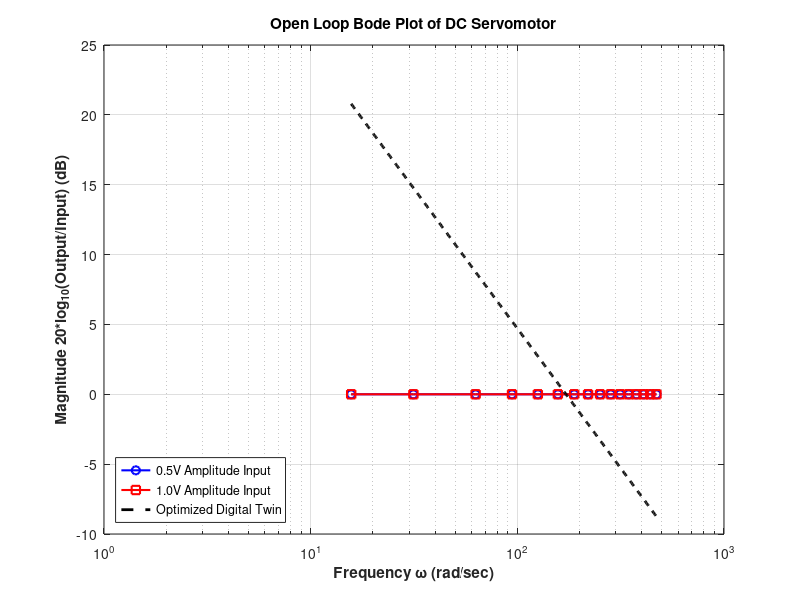

This chart was generated by the following MATLAB code: (Note: this script raises an error after producing the figure.)
%% Lab 5 - System Identification Batch Processor
clear; close all; clc;

% Define the Sweep Parameters 
test_amps  = [0.5, 1.0];
test_freqs = [2.5, 5.0, 10.0, 15.0, 20.0, 25.0, 30.0, 35.0, ...
              40.0, 45.0, 50.0, 55.0, 60.0, 65.0, 70.0, 75.0];

% High-pass Butterworth filter coefficients for Digital Twin
a = [1.000000000000000, -1.991114292201654, 0.991153595868935];
b = [0.995566972017647, -1.991133944035295, 0.995566972017647];

Fs = 1000;           % Hz (Sampling Frequency)
Tdelay = 1.071;        % Seconds to skip for filter transient

% Pre-allocate arrays to hold the final dB values for plotting
Mag_dB_05V = zeros(1, length(test_freqs));
Mag_dB_10V = zeros(1, length(test_freqs));

fprintf('Starting Batch Process...\n');

%% Process Every File Automatically
for a_idx = 1:length(test_amps)
    Amp_in = test_amps(a_idx);
    
    for f_idx = 1:length(test_freqs)
        Freq_in = test_freqs(f_idx);
        
        % Construct the filename
        fname = fullfile('test_run', sprintf('sweep_%.1fV_%.1fHz.txt', Amp_in, Freq_in));
        
        % Safety check
        if ~isfile(fname)
            warning('File %s not found! Skipping...', fname);
            continue;
        end
        
        % Read the data
        % Row 1 [Freq, Amp]. Row 2 to End is [Raw, Filtered]
        raw_data = readmatrix(fname);
        filt = raw_data(2:end, 2); % Grab all rows from row 2 downward, column 2
        
        % Slice the steady-state segment
        idx0 = floor(Tdelay * Fs) + 1;
        if idx0 > length(filt)
             warning('File %s is too short! Skipping...', fname);
             continue;
        end
        fseg = filt(idx0:end);
        
        % Mean subtraction and RMS calculation
        fseg0 = fseg - mean(fseg);
        Crms = sqrt(mean(fseg0.^2));
        
        % Calculate Amplitudes
        Camp = sqrt(2) * Crms;       % Output Peak Amplitude
        Out_PP = 2 * Camp;           % Output Peak-to-Peak (Requested by manual Table 1 & 2)
        In_PP  = 2 * Amp_in;         % Input Peak-to-Peak (Requested by manual Table 1 & 2)
        
        % Calculate Gain and dB
        Gain = Out_PP / In_PP;       % Ratio of output to input 
        Gain_dB = 20 * log10(Gain);  % Convert to dB
        
        % Store the result in the correct array for plotting
        if Amp_in == 0.5
            Mag_dB_05V(f_idx) = Gain_dB;
        elseif Amp_in == 1.0
            Mag_dB_10V(f_idx) = Gain_dB;
        end
        
        fprintf('Processed %s -> Gain: %.2f dB\n', fname, Gain_dB);
    end
end

%% 3. Generate the Bode Plot
% Convert frequencies from Hz to rad/sec for the X-axis
omega_rad_sec = test_freqs * 2 * pi;

figure('Name', 'DC Servomotor System Identification', 'Color', 'w');
% Plot 0.5V Sweep
semilogx(omega_rad_sec, Mag_dB_05V, 'bo-', 'LineWidth', 1.5, 'MarkerSize', 6, 'DisplayName', '0.5V Amplitude Input');
hold on;

% Plot 1.0V Sweep
semilogx(omega_rad_sec, Mag_dB_10V, 'rs-', 'LineWidth', 1.5, 'MarkerSize', 6, 'DisplayName', '1.0V Amplitude Input');

% Format the Plot
grid on;
xlabel('Frequency \omega (rad/sec)', 'FontWeight', 'bold');
ylabel('Magnitude 20*log_{10}(Output/Input) (dB)', 'FontWeight', 'bold');
title('Open Loop Bode Plot of DC Servomotor', 'FontWeight', 'bold');
legend('Location', 'southwest');

% Set X-limits to make it easy to read at omega = 1
xlim([1, 1000]);

%% Algorithmic Parameter Extraction 
fprintf('\n--- Running Non-Linear Optimization for System ID ---\n');

% Define the theoretical Magnitude equation (in dB)
mag_theory_db = @(Km,Tm,w) 20*log10( Km ./ (w .* sqrt(1 + (w.*Tm).^2)) );

% Use theortical Mg - Measurment Data -> get the cost function
cost_function = @(q) mean(( mag_theory_db(exp(q(1)), exp(q(2)), omega_rad_sec) - Mag_dB_05V ).^2);

initial_guess = log([100, 0.5]);

% Use fminsearch do alittle optimization
options = optimset('Display','off','TolX',1e-8,'TolFun',1e-8);
optimal_params = fminsearch(cost_function, initial_guess, options);

% Get the parameter
Km_opt = exp(optimal_params(1));
Tm_opt = exp(optimal_params(2));
final_mse = cost_function(optimal_params);
fprintf('Optimal Parameters Found: Km = %.2f, Tm = %.4f with an MSE of %.2f\n', ...
        Km_opt, Tm_opt, final_mse);

%% Validation 
omega_smooth = logspace(log10(min(omega_rad_sec)), log10(max(omega_rad_sec)), 500);
Mag_dB_smooth = mag_theory_db(Km_opt, Tm_opt, omega_smooth);

% Overlay the optimized theoretical curve onto your existing experimental Bode plot
hold on;
plot(omega_smooth, Mag_dB_smooth, 'k--', 'LineWidth', 2, 'DisplayName', 'Optimized Digital Twin');
legend('Location', 'southwest');

%% Time-Domain Validation
fprintf('\n--- Generating Time-Domain Validation ---\n');

% Build the Transferfunction
% The manual defines H(s) = Km / (s * (Tm*s + 1)) which expands to:
% H(s) = Km / (Tm*s^2 + s + 0)
numerator = Km_opt;
denominator = [Tm_opt, 1, 0];
sys_motor = tf(numerator, denominator);

% Maybe change to a different frequncy, this is kind of the worst frequency you can choose
f_test = 2.5;                % Hz
Amp_test = 0.5;              % Volts
t_sim = 0 : (1/Fs) : 10;     % 10 seconds of simulated time at 1000 Hz
u_sim = Amp_test * sin(2 * pi * f_test * t_sim); % Virtual voltage command

% Run
[y_sim_raw, t_sim] = lsim(sys_motor, u_sim, t_sim);

% You wanna filter the virtual data (Like Apple to Apple)
y_sim_filt = filter(b, a, y_sim_raw);

% Do the actual comparison with the physical hardware
fname_val = fullfile('test_run', sprintf('sweep_%.1fV_%.1fHz.txt', Amp_test, f_test));

raw_val_data = readmatrix(fname_val);
filt_hardware = raw_val_data(2:end, 2); 
t_hardware = (0:length(filt_hardware)-1) / Fs;

% Align SS data - skip transient
idx0 = floor(Tdelay * Fs) + 1; 

t_plot = t_hardware(idx0:end);
hardware_plot = filt_hardware(idx0:end);
sim_plot = y_sim_filt(idx0:length(t_hardware)); 

% Plot
figure('Name', 'Digital Twin Validation', 'Color', 'w');
plot(t_plot, hardware_plot, 'r', 'LineWidth', 2, 'DisplayName', 'Physical Hardware Data');
hold on;
plot(t_plot, sim_plot, 'k--', 'LineWidth', 2, 'DisplayName', 'Digital Twin Simulation');
grid on;
xlim([Tdelay, Tdelay + 2]);
xlabel('Time (seconds)', 'FontWeight', 'bold');
ylabel('Motor Position (Encoder Counts)', 'FontWeight', 'bold');
title(sprintf('Digital Twin Validation: %.1f V at %.1f Hz', Amp_test, f_test), 'FontWeight', 'bold');
legend('Location', 'northeast');
